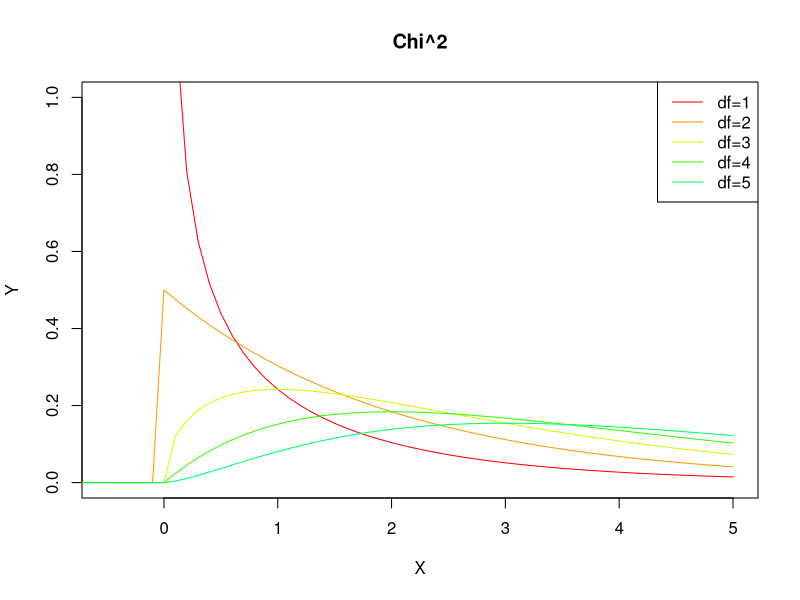
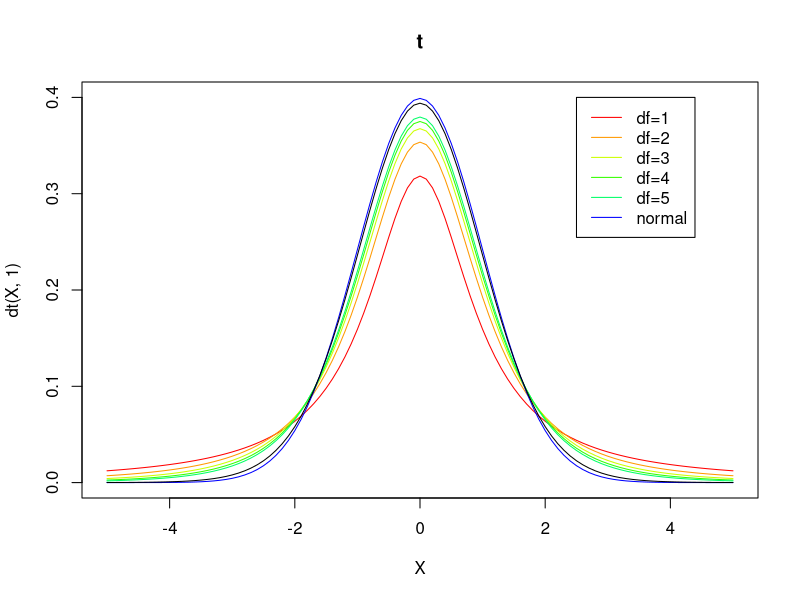
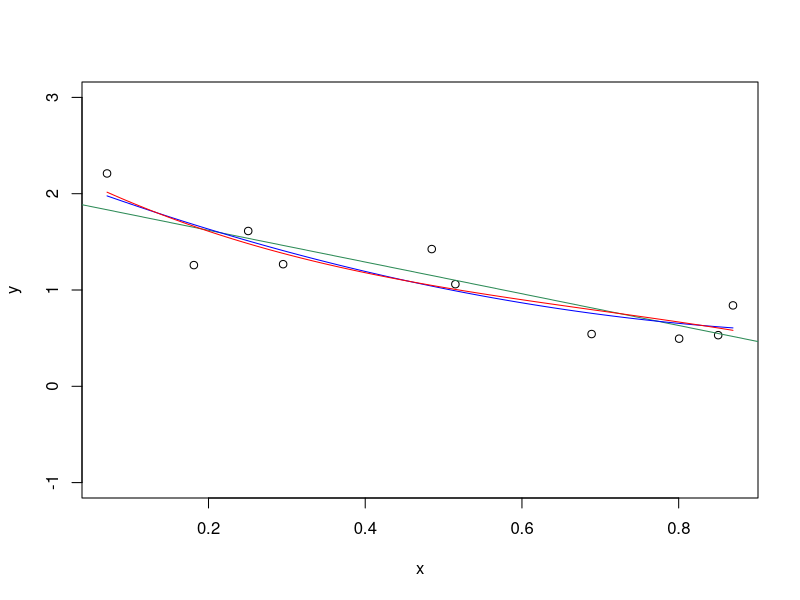
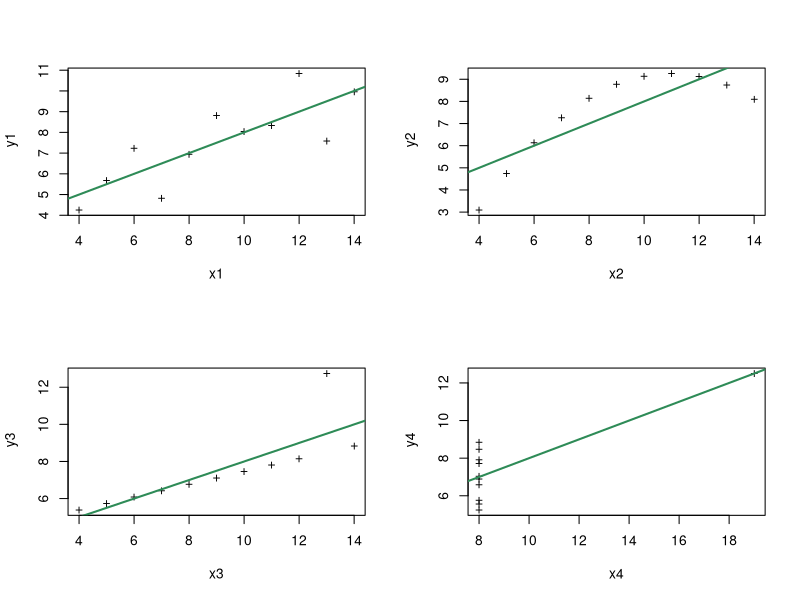

Here is the R script that generated these plots, in order:
###############################################################################################
#   Regression (Exercise-04)                                                                  #
#   Date: 12th June 2023                                                                      #
###############################################################################################


# Preparations
rm(list = ls(all.names = TRUE))



#Exercise 1

#(a) Plot the pdf of the chi2-distribution for different degrees of freedom. See ?dchisq. How
# would you describe the effect of an increasing df parameter?

par(mfrow=c(1,1))

X <- seq(from=-5, to=5, by=0.1)

cols <- rainbow(10)

Y <- dchisq(X, df=1)

plot.new()
plot(
  X, Y, col=cols[1], type="l", xlim=c(-0.5,5), ylim=c(0, 1), main="Chi^2"
)

for (i in 2:5){
  lines(X, dchisq(X, df=i), col=cols[i])
}
legend(
  "topright",
  legend=c("df=1", "df=2", "df=3", "df=4", "df=5"),
  col=cols[1:5],
  lty=c(1,1,1,1,1)
)


# (b) Plot the pdf of the t-distribution for different degrees of freedom. See ?dt. What happens
# to the distribution when df increases? (You may also ask Google to answer. ,)

plot.new()
plot(
  X, dt(X, 1), type="l", col=cols[1],
  ylim=c(0, 0.4), main="t"
)
for (i in 2:5){
  lines(X, dt(X, i), col=cols[i])
}
lines(
  X, dnorm(X), col="blue"
)
legend(
  2.5, 0.4,
  legend=c("df=1", "df=2", "df=3", "df=4", "df=5","normal"),
  col=c(cols[1:5],"blue"),  ## normal added to legend (MM)
  lty=c(1,1,1,1,1)
)

lines(X, dt(X, 20))



# (c) Generate artificial data for different chi2- and t-distributions. You should use sufficiently
# large sample sizes and calculate means and variances. What is your guess about the expectations 
# for both chi^2- and t as well as for the variance of chi2?

chi_sq_data_1 <- rchisq(100000, 1)
chi_sq_data_3 <- rchisq(100000, 3)
chi_sq_data_6 <- rchisq(100000, 6)
chi_sq_data_40 <- rchisq(100000, 40)
chi_sq_data_100 <- rchisq(100000, 100)
chi_sq_data_500 <- rchisq(100000, 500)

r_data_1 <- rt(100000, 1)
r_data_3 <- rt(100000, 3)
r_data_6 <- rt(100000, 6)
r_data_40 <- rt(100000, 40)
r_data_100 <- rt(100000, 100)
r_data_500 <- rt(100000, 500)

chi_sq_means <- c(mean(chi_sq_data_1), mean(chi_sq_data_3), mean(chi_sq_data_6), mean(chi_sq_data_40),
                  mean(chi_sq_data_100), mean(chi_sq_data_500))

chi_sq_vars <- c(var(chi_sq_data_1), var(chi_sq_data_3), var(chi_sq_data_6), var(chi_sq_data_40),
                 var(chi_sq_data_100),  var(chi_sq_data_500))

t_means <- c(mean(r_data_1), mean(r_data_3), mean(r_data_6), mean(r_data_40), 
             mean(r_data_100), mean(r_data_500))

t_vars <- c(var(r_data_1), var(r_data_3), var(r_data_6), var(r_data_40), 
            var(r_data_100), var(r_data_500))

data.frame(
  "df" = c(1, 3, 6, 40, 100, 500),
  "Chi squared means"=chi_sq_means,
  "Chi squared vars"=chi_sq_vars,
  "T means"=t_means,
  "T vars"=t_vars
)


####################################################################################################


# Exercise 2
# We generate artificial regression data:
x <- runif(10)
y <- 2 - 2*x + 0.5*x^2 + rnorm(length(x), sd=0.2)
lm1 <- lm( y ~ x )
lm2 <- lm( y ~ x + I(x^2))
lm3 <- lm( y ~ x + I(x^2) + I(x^3) )


# (a) Do a scatterplot of the data and graphically display the 3 estimated regression functions.

plot(x, y, ylim=c(-1,3))

# a) Plot fitted curves / curves corrected (MM)
abline(lm1, col="seagreen")
curve(lm2$coefficients[1] + lm2$coefficients[2]*x + lm2$coefficients[3]*x^2, add=TRUE, col="blue")
curve(lm3$coefficients[1] + lm3$coefficients[2]*x + lm3$coefficients[3]*x^2 + lm3$coefficients[4]*x^3,
      add=TRUE, col="red")  

anova(lm1, lm2)
anova(lm2, lm3)
anova(lm1, lm3)


# b) 
m1 <- model.matrix(lm1); m1
m2 <- model.matrix(lm2); m2
m3 <- model.matrix(lm3); m3


# function for calculating the hat matrix
# %*% matrix multiplication
hat_matrix <- function(X) X %*% solve(t(X) %*% X) %*% t(X)

# function to check symmetry
is_symmetric <- function(X) all.equal(X, t(X))

# simple model
lm1.P <- hat_matrix(m1)
sum(diag(lm1.P)) # trace = 2 (p+1)
eigen(lm1.P)$values # eigenvalues = [1, 1]
is_symmetric(lm1.P) # TRUE

# square
lm2.P <- hat_matrix(m2)
sum(diag(lm2.P)) # trace = 3
eigen(lm2.P)$values # eigenvalues = [1, 1, 1]
is_symmetric(lm2.P) # TRUE

# cube
lm3.P <- hat_matrix(m3)
sum(diag(lm3.P)) # trace = 4
eigen(lm3.P)$values # eigenvalues = [1, 1, 1, 1]
is_symmetric(lm3.P) # TRUE



####################################################################################################


# Exercise 3
par(mfrow=c(1,1))

# load dataset
data <- read.csv("Dataset/AnscombeQuartet.csv")

# view first 6 rows
head(data)

regmodel <- function(X, Y, x_lab, y_lab) {
  
  # defining the linear model object
  lobj <- lm(Y ~ X)
  
  b_hat <- lobj$coefficients
  
  Y_hat <- b_hat[1] + (X * b_hat[2])
  
  rss <- sum((Y-Y_hat)^2)
  
  print(rss)
  
  # print the r-squared
  print(summary(lobj)$r.squared)
  
  # plot the model
  plot(X, Y, pch="+", xlab = x_lab, ylab = y_lab)
  
  # draw the regression line
  abline(lobj, col="seagreen", lwd = 2)
}

par(mfrow=c(2,2))

# call the function
regmodel(data$x1, data$y1, 'x1', ' y1')
regmodel(data$x2, data$y2, 'x2', ' y2')
regmodel(data$x3, data$y3, 'x3', ' y3')
regmodel(data$x4, data$y4, 'x4', ' y4')

par(mfrow=c(1,1))

